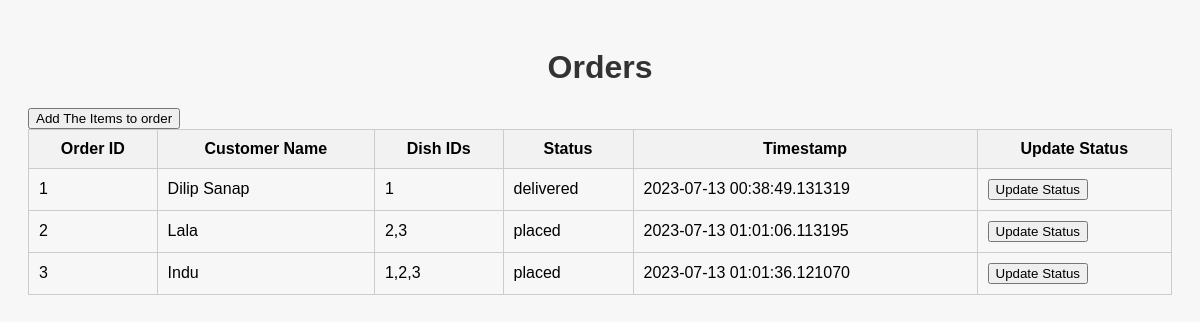
The page /orders on the database its author committed.
### app.py (models this page shows)
class Order(db.Model):
    id = db.Column(db.Integer, primary_key=True)
    customer_name = db.Column(db.String(100), nullable=False)
    dish_ids = db.Column(db.String(200), nullable=False)
    status = db.Column(db.String(50), nullable=False)
    timestamp = db.Column(db.DateTime, nullable=False, default=datetime.now)

### app.py (the view)
@app.route('/orders')
def orders_display():
    orders = Order.query.all()
    return render_template('orders.html', orders=orders)

### templates/orders.html (shortened to what this page needs)
<!DOCTYPE html>
<html lang="en">
<head>
</head>
<body>
    <h1>Orders</h1>
    <a class="update-link" href="/orders/new"><button>Add The Items to order</button></a>
    {% if orders %}
    <table class="order-table">
        <tr>
            <th>Order ID</th>
            <th>Customer Name</th>
            <th>Dish IDs</th>
            <th>Status</th>
            <th>Timestamp</th>
            <th>Update Status</th>
        </tr>
        {% for order in orders %}
        <tr>
            <td>{{ order['id'] }}</td>
            <td>{{ order['customer_name'] }}</td>
            <td>{{ order['dish_ids']|join('') }}</td>
            <td id="status-{{ order['id'] }}">{{ order['status'] }}</td>
            <td>{{ order['timestamp'] }}</td>
            <td><a class="update-link" href="/orders/update/{{ order['id'] }}"><button>Update Status</button></a></td>
        </tr>
        {% endfor %}
    </table>
    {% else %}
    <p>No orders found.</p>
    {% endif %}
</body>
</html>

### templates/orders.html (style rules this page uses)
body { font-family: Arial, sans-serif; background-color: #f7f7f7; padding: 20px; }
h1 { text-align: center; color: #333; }
.order-table { width: 100%; border-collapse: collapse; }
.order-table th, .order-table td { padding: 10px; border: 1px solid #ccc; }
.order-table th { background-color: #f2f2f2; font-weight: bold; }

### rows shown on the page
Order: id "1", customer_name "Dilip Sanap", dish_ids "1", status "delivered", timestamp "2023-07-13 00:38:49.131319"
Order: id "2", customer_name "Lala", dish_ids "2,3", status "placed", timestamp "2023-07-13 01:01:06.113195"
Order: id "3", customer_name "Indu", dish_ids "1,2,3", status "placed", timestamp "2023-07-13 01:01:36.121070"
